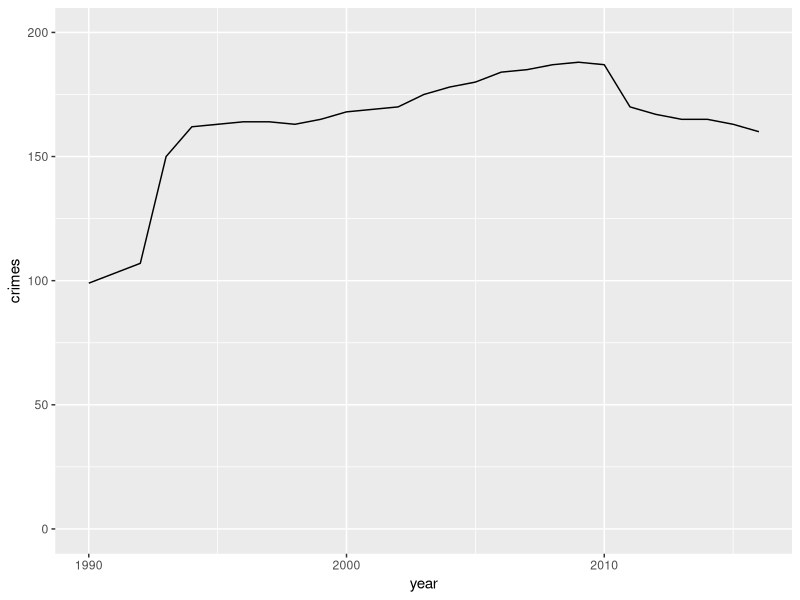

The R script that drew this image:
## ---- chunk 1
knitr::opts_chunk$set(echo = TRUE)
library(readr)
library(ggplot2)
library(dplyr)

crimedata <- read_csv("crimedata.csv")
## ---- chunk 2
ggplot(crimedata, aes(year, crimes)) + geom_line() +
  expand_limits(y=c(0,200))
## ---- chunk 3
maxcrimes <- max(crimedata$crimes)
mincrimes <- min(crimedata$crimes)
## ---- chunk 4
crimedata <- arrange(crimedata, year)

latestyear <- last(crimedata$year)
latestcrimes <- last(crimedata$crimes)
